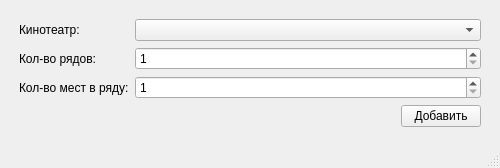
<?xml version="1.0" encoding="UTF-8"?>
<ui version="4.0">
 <class>MainWindow</class>
 <widget class="QMainWindow" name="MainWindow">
  <property name="geometry">
   <rect>
    <x>0</x>
    <y>0</y>
    <width>500</width>
    <height>163</height>
   </rect>
  </property>
  <property name="windowTitle">
   <string>MainWindow</string>
  </property>
  <widget class="QWidget" name="centralwidget">
   <layout class="QVBoxLayout" name="verticalLayout_2">
    <item>
     <layout class="QVBoxLayout" name="verticalLayout" stretch="1,0">
      <property name="leftMargin">
       <number>10</number>
      </property>
      <property name="topMargin">
       <number>10</number>
      </property>
      <property name="rightMargin">
       <number>10</number>
      </property>
      <property name="bottomMargin">
       <number>10</number>
      </property>
      <item>
       <layout class="QFormLayout" name="formLayout">
        <item row="0" column="0">
         <widget class="QLabel" name="label">
          <property name="text">
           <string>Кинотеатр:</string>
          </property>
         </widget>
        </item>
        <item row="0" column="1">
         <widget class="QComboBox" name="cinemaInput"/>
        </item>
        <item row="1" column="0">
         <widget class="QLabel" name="label_2">
          <property name="text">
           <string>Кол-во рядов:</string>
          </property>
         </widget>
        </item>
        <item row="1" column="1">
         <widget class="QSpinBox" name="columnInput">
          <property name="minimum">
           <number>1</number>
          </property>
         </widget>
        </item>
        <item row="2" column="0">
         <widget class="QLabel" name="label_3">
          <property name="text">
           <string>Кол-во мест в ряду:</string>
          </property>
         </widget>
        </item>
        <item row="2" column="1">
         <widget class="QSpinBox" name="rowInput">
          <property name="minimum">
           <number>1</number>
          </property>
         </widget>
        </item>
       </layout>
      </item>
      <item>
       <layout class="QHBoxLayout" name="horizontalLayout">
        <item>
         <spacer name="horizontalSpacer">
          <property name="orientation">
           <enum>Qt::Horizontal</enum>
          </property>
          <property name="sizeHint" stdset="0">
           <size>
            <width>40</width>
            <height>20</height>
           </size>
          </property>
         </spacer>
        </item>
        <item>
         <widget class="QPushButton" name="addBtn">
          <property name="text">
           <string>Добавить</string>
          </property>
         </widget>
        </item>
       </layout>
      </item>
     </layout>
    </item>
   </layout>
  </widget>
  <widget class="QStatusBar" name="statusbar"/>
 </widget>
 <resources/>
 <connections/>
</ui>
